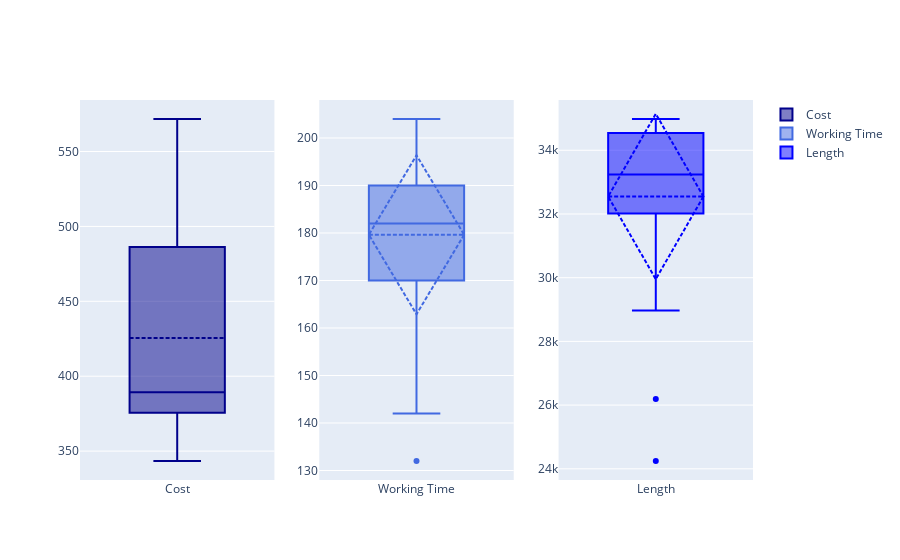

The cell this chart's notebook holds for it:
### Code cell
import plotly.graph_objects as go
from plotly.subplots import make_subplots

fig = make_subplots(1,3)

fig.add_trace(go.Box(
    y=df_sim['cost'],
    name='Cost',
    marker_color='darkblue',
    boxmean=True # represent mean
),1,1)
fig.add_trace(go.Box(
    y=df_sim['working_time'],
    name='Working Time',
    marker_color='royalblue',
    boxmean='sd' # represent mean and standard deviation
),1,2)
fig.add_trace(go.Box(
    y=df_sim['dist'],
    name='Length',
    marker_color='blue',
    boxmean='sd' # represent mean and standard deviation
),1,3)

fig.show()

### Figure 1 — Plotly figure (JSON) as saved in the notebook; plotly's stock layout.template omitted (floating-point values rounded to 4 significant figures)
{"data": [{"boxmean": true, "marker": {"color": "darkblue"}, "name": "Cost", "type": "box", "xaxis": "x", "y": [389.7, 361.6, 371.6, 385.7, 390.7, 380.7, 389.7, 438.1, 370.6, 405.9, 384.7, 375.6, 554.6, 386.7, 571.7, 387.7, 388.7, 382.7, 343.4, 484.2, 486.3, 372.6, 514.4, 367.6, 547.6, 536.6, 504.4, 542.6, 357.6, 390.7], "yaxis": "y"}, {"boxmean": "sd", "marker": {"color": "royalblue"}, "name": "Working Time", "type": "box", "xaxis": "x2", "y": [180, 186, 180, 181, 204, 204, 193, 142, 184, 132, 183, 186, 178, 189, 175, 199, 194, 201, 181, 155, 160, 186, 162, 190, 178, 170, 167, 169, 185, 195], "yaxis": "y2"}, {"boxmean": "sd", "marker": {"color": "blue"}, "name": "Length", "type": "box", "xaxis": "x3", "y": [34843, 32388, 33289, 34543, 34922, 34100, 34901, 26192, 33185, 24245, 34424, 33626, 33177, 34571, 34190, 34687, 34814, 34210, 30749, 28967, 29040, 33379, 30778, 32898, 32713, 32061, 30148, 32439, 32019, 34982], "yaxis": "y3"}], "layout": {"autosize": true, "xaxis": {"anchor": "y", "autorange": true, "domain": [0, 0.2889], "range": [-0.5, 0.5], "type": "category"}, "xaxis2": {"anchor": "y2", "autorange": true, "domain": [0.3556, 0.6444], "range": [-0.5, 0.5], "type": "category"}, "xaxis3": {"anchor": "y3", "autorange": true, "domain": [0.7111, 1], "range": [-0.5, 0.5], "type": "category"}, "yaxis": {"anchor": "x", "autorange": true, "domain": [0, 1], "range": [330.7, 584.4], "type": "linear"}, "yaxis2": {"anchor": "x2", "autorange": true, "domain": [0, 1], "range": [128, 208], "type": "linear"}, "yaxis3": {"anchor": "x3", "autorange": true, "domain": [0, 1], "range": [23650.0, 35580.0], "type": "linear"}}}
